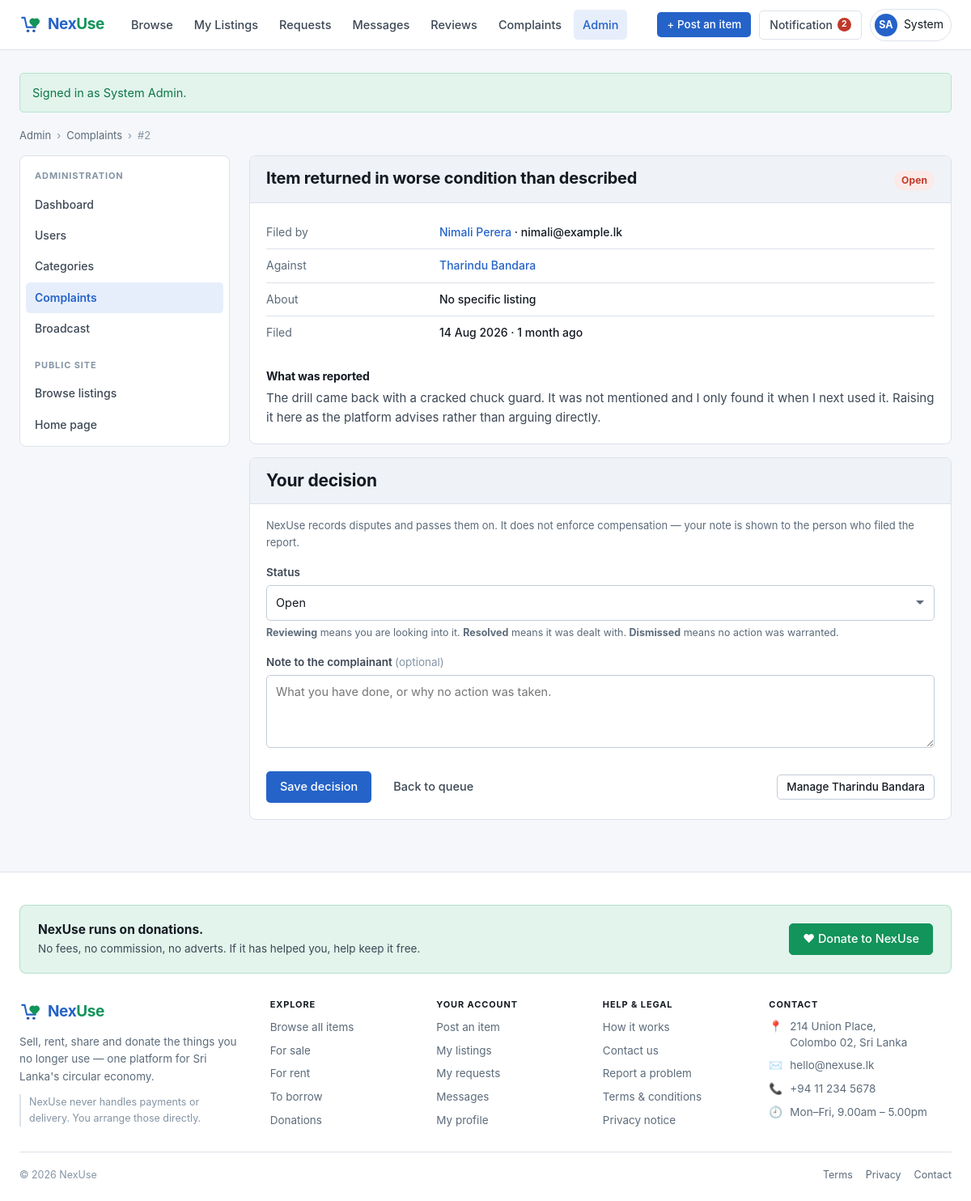
Screenshot of /admin/complaints/2 (signed in) with the database file from the repository.
### tables this page shows
CREATE TABLE users (
  user_id        INT UNSIGNED NOT NULL AUTO_INCREMENT,
  name           VARCHAR(100)  NOT NULL,
  email          VARCHAR(190)  NOT NULL,
  password_hash  VARCHAR(255)  NOT NULL,
  phone          VARCHAR(20)   DEFAULT NULL,
  address        VARCHAR(255)  DEFAULT NULL,
  city           VARCHAR(80)   DEFAULT NULL,
  bio            TEXT          DEFAULT NULL,
  avatar_path    VARCHAR(255)  DEFAULT NULL,
  role           ENUM('admin','member')            NOT NULL DEFAULT 'member',
  status         ENUM('active','suspended')        NOT NULL DEFAULT 'active',
  created_at     DATETIME      NOT NULL DEFAULT CURRENT_TIMESTAMP,
  PRIMARY KEY (user_id),
  UNIQUE KEY uq_users_email (email),
  KEY idx_users_role (role),
  KEY idx_users_status (status)
);

CREATE TABLE complaints (
  complaint_id     INT UNSIGNED NOT NULL AUTO_INCREMENT,
  complainant_id   INT UNSIGNED NOT NULL,
  against_user_id  INT UNSIGNED DEFAULT NULL,
  listing_id       INT UNSIGNED DEFAULT NULL,
  subject          VARCHAR(150) NOT NULL,
  description      TEXT         NOT NULL,
  status           ENUM('open','reviewing','resolved','dismissed') NOT NULL DEFAULT 'open',
  admin_note       VARCHAR(500) DEFAULT NULL,
  created_at       DATETIME     NOT NULL DEFAULT CURRENT_TIMESTAMP,
  updated_at       DATETIME     NOT NULL DEFAULT CURRENT_TIMESTAMP ON UPDATE CURRENT_TIMESTAMP,
  PRIMARY KEY (complaint_id),
  KEY idx_complaints_complainant (complainant_id),
  KEY idx_complaints_against (against_user_id),
  KEY idx_complaints_status (status),
  CONSTRAINT fk_complaints_complainant
    FOREIGN KEY (complainant_id) REFERENCES users (user_id) ON DELETE CASCADE,
  CONSTRAINT fk_complaints_against
    FOREIGN KEY (against_user_id) REFERENCES users (user_id) ON DELETE SET NULL,
  CONSTRAINT fk_complaints_listing
    FOREIGN KEY (listing_id) REFERENCES listings (listing_id) ON DELETE SET NULL
);

### app/Views/admin/complaints/show.php (the view, shortened to what the rows shown need)
<?php
$id = (int) $complaint['complaint_id'];
?>
<nav class="breadcrumb">
  <a href="<?= url('/admin') ?>">Admin</a> ›
  <a href="<?= url('/admin/complaints') ?>">Complaints</a> ›
  <span>#<?= $id ?></span>
</nav>
<div class="split">
  <div>
<div class="card mb-2">
  <div class="card-head">
    <h1 style="font-size:20px;margin:0;"><?= e($complaint['subject']) ?></h1>
    <span class="badge badge-<?= e($complaint['status']) ?>"><?= e(ucfirst((string) $complaint['status'])) ?></span>
  </div>
  <ul class="spec-list mb-3">
    <li>
      <span class="k">Filed by</span>
      <span class="v">
        <a href="<?= url('/users/' . (int) $complaint['complainant_id']) ?>"><?= e($complaint['complainant_name']) ?></a>
        · <?= e($complaint['complainant_email']) ?>
      </span>
    </li>
    <li>
      <span class="k">Against</span>
      <span class="v">
        <?php if (!empty($complaint['against_name'])): ?>
          <a href="<?= url('/users/' . (int) $complaint['against_user_id']) ?>"><?= e($complaint['against_name']) ?></a>
        <?php else: ?>—<?php endif; ?>
      </span>
    </li>
    <li>
      <span class="k">About</span>
      <span class="v">
        <?php if (!empty($complaint['listing_title'])): ?>
          <a href="<?= url('/listings/' . (int) $complaint['listing_id']) ?>"><?= e($complaint['listing_title']) ?></a>
        <?php else: ?>No specific listing<?php endif; ?>
      </span>
    </li>
    <li><span class="k">Filed</span><span class="v"><?= e(short_date((string) $complaint['created_at'])) ?> · <?= e(time_ago((string) $complaint['created_at'])) ?></span></li>
  </ul>
  <h3 style="font-size:14px;">What was reported</h3>
  <p style="white-space:pre-line;color:var(--ink-2);"><?= e($complaint['description']) ?></p>
</div>
<div class="card">
  <div class="card-head"><h2>Your decision</h2></div>
  <p class="small muted mb-2">
    NexUse records disputes and passes them on. It does not enforce compensation — your
    note is shown to the person who filed the report.
  </p>
  <form method="post" action="<?= url('/admin/complaints/' . $id) ?>">
    <div class="form-group">
      <label for="status">Status</label>
      <select id="status" name="status">
        <?php foreach (Complaint::STATUSES as $s): ?>
          <option value="<?= e($s) ?>" <?= $complaint['status'] === $s ? 'selected' : '' ?>>
            <?= e(ucfirst($s)) ?>
          </option>
        <?php endforeach; ?>
      </select>
      <p class="field-hint">
        <strong>Reviewing</strong> means you are looking into it.
        <strong>Resolved</strong> means it was dealt with.
        <strong>Dismissed</strong> means no action was warranted.
      </p>
    </div>
    <div class="form-group">
      <label for="admin_note">Note to the complainant <span class="optional">(optional)</span></label>
      <textarea id="admin_note" name="admin_note" style="min-height:90px;"
                placeholder="What you have done, or why no action was taken."><?= e((string) $complaint['admin_note']) ?></textarea>
    </div>
    <div class="form-actions">
      <button type="submit" class="btn">Save decision</button>
      <a class="btn btn-ghost" href="<?= url('/admin/complaints') ?>">Back to queue</a>
      <?php if (!empty($complaint['against_user_id'])): ?>
        <a class="btn btn-secondary btn-sm" style="margin-left:auto;"
           href="<?= url('/admin/users/' . (int) $complaint['against_user_id'] . '/edit') ?>">
          Manage <?= e($complaint['against_name']) ?>
        </a>
      <?php endif; ?>
    </div>
  </form>
</div>
  </div>
</div>

### app/Core/Router.php (shortened to what the rows shown need)
<?php
class Router
{
    private array $routes = ['GET' => [], 'POST' => []];
    public function get(string $path, array $action): void
    {
        $this->routes['GET'][$this->normalise($path)] = $action;
    }
    public function post(string $path, array $action): void
    {
        $this->routes['POST'][$this->normalise($path)] = $action;
    }
    public function dispatch(string $method, string $path): void
    {
        $method = strtoupper($method);
        $path   = $this->normalise($path);
        foreach ($this->routes[$method] as $route => $action) {
            if (!str_contains($route, '{')) {
                continue;
            }
            $token   = 'ROUTEPARAM';
            $stencil = preg_replace('#\{[a-z_]+\}#', $token, $route) ?? $route;
            $pattern = '#^' . str_replace($token, '([0-9]+)', preg_quote($stencil, '#')) . '$#';
            if (preg_match($pattern, $path, $matches)) {
                array_shift($matches);
                $this->run($action, array_map('intval', $matches));
                return;
            }
        }
    }
    private function run(array $action, array $arguments): void
    {
        [$class, $method] = $action;
        $controller = new $class();
        $controller->$method(...$arguments);
    }
    private function normalise(string $path): string
    {
        $path = '/' . trim($path, '/');
        return $path === '/' ? '/' : rtrim($path, '/');
    }
}

### app/Views/layouts/app.php (shortened to what the rows shown need)
<?php
$navActive = $navActive ?? '';
$user      = auth_user();
$unread    = $user !== null ? Notification::unreadCount((int) $user['user_id']) : 0;
$unreadMsg = $user !== null ? Conversation::unreadTotalFor((int) $user['user_id']) : 0;
$containerClass = 'container';
?>
<!DOCTYPE html>
<html lang="en">
<head>
<link rel="stylesheet" href="<?= asset('css/app.css') ?>">
</head>
<body>
<header class="site-header">
  <div class="container">
    <a class="brand" href="<?= url('/') ?>">
      <span><span class="nex">Nex</span><span class="use">Use</span></span>
    </a>
    <nav class="main-nav">
      <a href="<?= url('/browse') ?>" class="<?= $navActive === 'browse' ? 'active' : '' ?>">Browse</a>
      <?php if ($user !== null): ?>
        <a href="<?= url('/listings') ?>"      class="<?= $navActive === 'listings' ? 'active' : '' ?>">My Listings</a>
        <a href="<?= url('/requests/received') ?>" class="<?= $navActive === 'requests' ? 'active' : '' ?>">Requests</a>
        <a href="<?= url('/messages') ?>" class="<?= $navActive === 'messages' ? 'active' : '' ?>">
          Messages<?php if ($unreadMsg > 0): ?><span class="nav-badge"><?= $unreadMsg > 9 ? '9+' : $unreadMsg ?></span><?php endif; ?>
        </a>
        <a href="<?= url('/reviews') ?>"       class="<?= $navActive === 'reviews' ? 'active' : '' ?>">Reviews</a>
        <a href="<?= url('/complaints') ?>"    class="<?= $navActive === 'complaints' ? 'active' : '' ?>">Complaints</a>
        <?php if ($user['role'] === 'admin'): ?>
          <a href="<?= url('/admin') ?>" class="<?= $navActive === 'admin' ? 'active' : '' ?>">Admin</a>
        <?php endif; ?>
      <?php else: ?>
        <a href="<?= url('/about') ?>" class="<?= $navActive === 'about' ? 'active' : '' ?>">How it works</a>
      <?php endif; ?>
    </nav>
    <div class="header-actions">
      <?php if ($user !== null): ?>
        <a class="btn btn-sm hide-sm" href="<?= url('/listings/create') ?>">+ Post an item</a>
        <a class="notif-toggle" href="#notifications" data-modal-open="notifications">
          Notification
          <?php if ($unread > 0): ?>
            <span class="nav-badge"><?= $unread > 99 ? '99+' : $unread ?><span class="sr-only"> unread</span></span>
          <?php endif; ?>
        </a>
        <div class="account">
          <button class="account-toggle" type="button" data-dropdown="account-menu" aria-haspopup="true">
            <?= avatar($user) ?>
            <span class="hide-sm"><?= e(explode(' ', (string) $user['name'])[0]) ?></span>
          </button>
        </div>
      <?php else: ?>
        <a class="btn btn-secondary btn-sm" href="<?= url('/login') ?>">Sign in</a>
        <a class="btn btn-sm" href="<?= url('/register') ?>">Create account</a>
      <?php endif; ?>
    </div>
  </div>
</header>
<main class="page">
  <div class="<?= e($containerClass) ?>">
    <?php foreach (Session::takeFlash() as $message): ?>
      <div class="alert alert-<?= e($message['type']) ?>">
        <span><?= e($message['message']) ?></span>
      </div>
    <?php endforeach; ?>
    <?= $content ?>
  </div>
</main>
<?php if (empty($hideFooter)): ?>
<footer class="site-footer">
  <div class="container">
    <div class="donate-band">
      <div>
        <strong>NexUse runs on donations.</strong>
        <span>No fees, no commission, no adverts. If it has helped you, help keep it free.</span>
      </div>
      <a class="btn btn-donate" href="#donate" data-modal-open="donate">♥ Donate to NexUse</a>
    </div>
    <div class="footer-grid">
      <div class="footer-brand">
        <a class="brand" href="<?= url('/') ?>">
          <span><span class="nex">Nex</span><span class="use">Use</span></span>
        </a>
        <p class="footer-tagline">
          Sell, rent, share and donate the things you no longer use — one platform for
          Sri Lanka's circular economy.
        </p>
        <p class="footer-note">
          NexUse never handles payments or delivery. You arrange those directly.
        </p>
      </div>
      <div class="footer-col">
        <h4>Explore</h4>
        <a href="<?= url('/browse') ?>">Browse all items</a>
        <a href="<?= url('/browse?type=sell') ?>">For sale</a>
        <a href="<?= url('/browse?type=rent') ?>">For rent</a>
        <a href="<?= url('/browse?type=share') ?>">To borrow</a>
        <a href="<?= url('/browse?type=donate') ?>">Donations</a>
      </div>
      <div class="footer-col">
        <h4>Your account</h4>
        <?php if ($user !== null): ?>
          <a href="<?= url('/listings/create') ?>">Post an item</a>
          <a href="<?= url('/listings') ?>">My listings</a>
          <a href="<?= url('/requests/sent') ?>">My requests</a>
          <a href="<?= url('/messages') ?>">Messages</a>
          <a href="<?= url('/profile') ?>">My profile</a>
        <?php else: ?>
          <a href="<?= url('/register') ?>">Create an account</a>
          <a href="<?= url('/login') ?>">Sign in</a>
          <a href="<?= url('/about') ?>">How it works</a>
        <?php endif; ?>
      </div>
      <div class="footer-col">
        <h4>Help &amp; legal</h4>
        <a href="<?= url('/about') ?>">How it works</a>
        <a href="<?= url('/contact') ?>">Contact us</a>
        <a href="<?= url('/complaints/report') ?>">Report a problem</a>
        <a href="<?= url('/terms') ?>">Terms &amp; conditions</a>
        <a href="<?= url('/privacy') ?>">Privacy notice</a>
      </div>
      <div class="footer-col footer-contact">
        <h4>Contact</h4>
        <address>
          <span class="contact-line">
            <span aria-hidden="true">📍</span>
            214 Union Place,<br>Colombo 02, Sri Lanka
          </span>
          <span class="contact-line">
            <span aria-hidden="true">✉️</span>
            <a href="mailto:hello@nexuse.lk">hello@nexuse.lk</a>
          </span>
          <span class="contact-line">
            <span aria-hidden="true">📞</span>
            <a href="tel:+94112345678">+94 11 234 5678</a>
          </span>
          <span class="contact-line">
            <span aria-hidden="true">🕘</span>
            Mon–Fri, 9.00am – 5.00pm
          </span>
        </address>
      </div>
    </div>
    <div class="footer-bottom">
      <span>&copy; <?= date('Y') ?> NexUse</span>
      <span class="footer-bottom-links">
        <a href="<?= url('/terms') ?>">Terms</a>
        <a href="<?= url('/privacy') ?>">Privacy</a>
        <a href="<?= url('/contact') ?>">Contact</a>
      </span>
    </div>
  </div>
</footer>
<?php endif; ?>
</body>
</html>

### app/Helpers/functions.php (shortened to what the rows shown need)
<?php
function e(mixed $value): string
{
    return htmlspecialchars((string) $value, ENT_QUOTES | ENT_SUBSTITUTE, 'UTF-8');
}
function url(string $path = ''): string
{
    $base = rtrim((string) Config::get('base_url', ''), '/');
    $path = ltrim($path, '/');
    return $path === '' ? ($base === '' ? '/' : $base) : $base . '/' . $path;
}
function asset(string $path): string
{
    return url('assets/' . ltrim($path, '/'));
}
function short_date(?string $date): string
{
    return date('j M Y', strtotime($date));
}
function time_ago(?string $datetime): string
{
    $diff = time() - strtotime($datetime);
    $units = [
        31536000 => 'year',
        2592000  => 'month',
        604800   => 'week',
        86400    => 'day',
        3600     => 'hour',
        60       => 'minute',
    ];
    foreach ($units as $seconds => $label) {
        if ($diff >= $seconds) {
            $count = (int) floor($diff / $seconds);
            return $count . ' ' . $label . ($count > 1 ? 's' : '') . ' ago';
        }
    }
    return 'just now';
}
function initials(string $name): string
{
    $parts = preg_split('/\s+/', trim($name)) ?: [];
    $first = mb_substr($parts[0] ?? '', 0, 1);
    $last  = count($parts) > 1 ? mb_substr($parts[count($parts) - 1], 0, 1) : '';
    return mb_strtoupper($first . $last);
}
function auth_user(): ?array
{
    return Auth::user();
}
function avatar(array $person, string $size = ''): string
{
    $classes = trim('avatar ' . $size);
    $name    = (string) ($person['name'] ?? '');
    $path    = $person['avatar_path'] ?? null;
    return '<span class="' . e($classes) . '">' . e(initials($name)) . '</span>';
}

### rows the page displays
users: name "SA", name "System"
complaints: complaint_id "2", subject "Item returned in worse condition than described", status "Open", complainant.name "Nimali Perera", complainant.email "nimali@example.lk", against_user.name "Tharindu Bandara", created_at "14 Aug 2026", created_at "1 month ago", description "The drill came back with a cracked chuck guard. It was not mentioned and I only found it when I next used it. Raising it here as the platform advises rather than arguing directly."

### other values shown
$unread "2"
$message['message'] "Signed in as System Admin."
$label "Dashboard"
$label "Users"
$label "Categories"
$label "Complaints"
$label "Broadcast"
